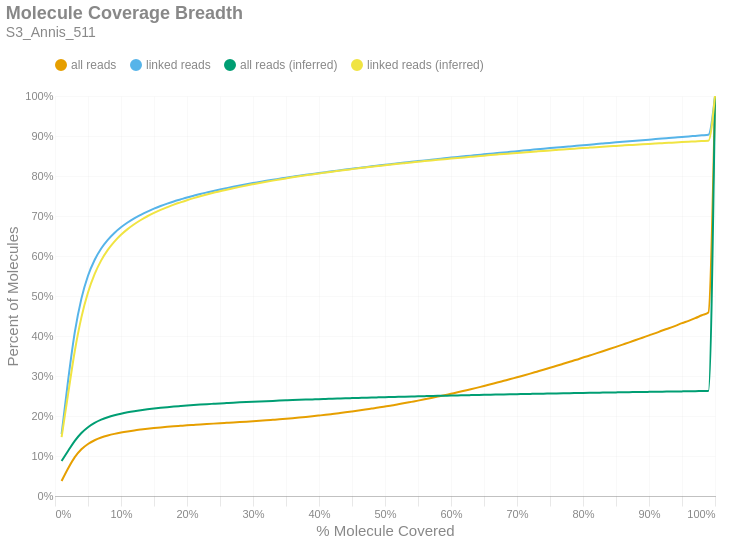

This figure's notebook cell:
### Markdown cell above
### Molecule Read Coverage
This chart shows molecule coverage breadth as computed by the number of bases aligned to that molecule. In other words, "*how much of each unique long molecule is actually sequenced/aligned?*" Keep in mind there is a distinction between sequences and alignments, since some sequences belonging to a particular molecule may not align well and wouldn't appear in the alignment data. This chart also shows molecule coverage breadth as computed by the *inferred fragment* from which the aligned sequences originate. Unlike read coverage, this calculation takes into account the total insert size, including unsequenced gaps between the forward and reverse reads. Like the previous figures, these are cumulative percents.

### Code cell
if SKIPLR:
    print_html(f"Skipped")
else:
    binned_df = consolidated_hist(valids['coverage_bp'], mask, 0.01, True)
    binned_df_inf = consolidated_hist(valids['coverage_inserts'], mask, 0.01, True)
    binned_df = binned_df.with_columns(pl.lit(binned_df_inf['all reads (cumsum)']).alias('all reads (inferred)'))
    binned_df = binned_df.with_columns(pl.lit(binned_df_inf['linked reads (cumsum)']).alias('linked reads (inferred)'))
    binned_df = binned_df.with_columns(
        (pl.col('bin').cast(pl.Float64) + 0.01).alias('right_edge')
    )

    with SafeRender(binned_df):
        (
            density_plot(binned_df, 'Molecule Coverage Breadth', samplename, 'molcov', ['all reads (inferred)','linked reads (inferred)'])
            .encode(
                #x=alt.X('bin:Q', title="% Molecule Covered").axis(format = '%').scale(padding=0),
                x=alt.X('right_edge:Q', title="% Molecule Covered").axis(format='%').scale(padding=0),
                y=alt.Y('value:Q', title='Percent of Molecules')
                    .axis(format='%')
                    .stack(False)
                    .scale(domainMin=0, padding=0),
                color=alt.Color("key:N").scale(domain = ["all reads", "linked reads", "all reads (inferred)", "linked reads (inferred)"]),
                tooltip = [
                    alt.Tooltip("key:N", title = "Data Type"),
                    alt.Tooltip("range_label:N", title="% Molecule Covered"),
                    alt.Tooltip("value:Q", format = ".2%", title="% Molecules")
                ]
            )
        ).display()

### Figure 1 — Vega-Lite specification as saved in the notebook (floating-point values rounded to 4 significant figures)
{"width": "container", "height": 400, "config": {"title": {"anchor": "start", "dy": -15, "fontSize": 18, "color": "#888888", "subtitleColor": "#888888", "subtitleFontSize": 14}, "arc": {"fill": "#0072B2"}, "axis": {"domainColor": "#888888", "domainWidth": 0.5, "gridWidth": 0.2, "grid": false, "titleFontWeight": 400, "titleFontSize": 15, "labelFontSize": 11, "labelColor": "#888888", "tickColor": "#888888", "tickWidth": 0.2, "titleColor": "#888888"}, "axisBand": {"grid": false}, "axisX": {"grid": true, "tickSize": 10, "domainCap": "round"}, "axisY": {"domain": false, "grid": true, "tickSize": 0, "domainCap": "round"}, "background": "transparent", "header": {"labelFontSize": 15, "labelColor": "#888888", "titleFontSize": 15, "titleFontWeight": 600, "titleColor": "#888888"}, "legend": {"labelFont": "sans-serif", "labelFontSize": 12, "labelColor": "#888888", "symbolSize": 100, "symbolType": "circle", "titleFontSize": 12, "titlePadding": 10, "titleColor": "#888888", "title": null, "orient": "top"}, "range": {"category": ["#E69F00", "#56B4E9", "#009E73", "#F0E442", "#0072B2", "#D55E00", "#CC79A7", "#000000"], "diverging": ["#cfe8f3", "#a2d4ec", "#73bfe2", "#46abdb", "#1696d2", "#12719e"]}, "area": {"fill": "#0072B2", "fillOpacity": 0.7, "line": true, "strokeOpacity": 0.7}, "line": {"color": "#0072B2", "stroke": "#0072B2", "strokeWidth": 2}, "trail": {"color": "#0072B2", "stroke": "#0072B2", "strokeWidth": 0, "size": 1}, "point": {"filled": true, "fillOpacity": 1.0, "size": 95}, "text": {"color": "#888888", "fontSize": 11, "align": "right", "fontWeight": 400, "size": 11}, "bar": {"fill": "#0072B2", "stroke": null}, "view": {"stroke": null, "continuousWidth": 660, "continuousHeight": 400}}, "data": {"name": "data-ab3c644905dd741b0a439024a16f8f65"}, "mark": {"type": "line", "interpolate": "monotone", "point": {"opacity": 0, "size": 275}}, "encoding": {"color": {"field": "key", "scale": {"domain": ["all reads", "linked reads", "all reads (inferred)", "linked reads (inferred)"]}, "type": "nominal"}, "tooltip": [{"field": "key", "title": "Data Type", "type": "nominal"}, {"field": "range_label", "title": "% Molecule Covered", "type": "nominal"}, {"field": "value", "format": ".2%", "title": "% Molecules", "type": "quantitative"}], "x": {"axis": {"format": "%"}, "field": "right_edge", "scale": {"padding": 0}, "title": "% Molecule Covered", "type": "quantitative"}, "y": {"axis": {"format": "%"}, "field": "value", "scale": {"domainMin": 0, "padding": 0}, "stack": false, "title": "Percent of Molecules", "type": "quantitative"}}, "params": [{"name": "param_c36ac31b6afebe62", "select": {"type": "point", "fields": ["key"]}, "bind": "legend"}], "title": {"text": "Molecule Coverage Breadth", "subtitle": "S3_Annis_511"}, "transform": [{"fold": ["all reads (cumsum)", "linked reads (cumsum)", "all reads (inferred)", "linked reads (inferred)"]}, {"calculate": "replace(datum.key, ' (cumsum)', '')", "as": "key"}, {"filter": {"param": "param_c36ac31b6afebe62"}}], "usermeta": {"embedOptions": {"downloadFileName": "S3_Annis_511.molcov"}}, "$schema": "https://vega.github.io/schema/vega-lite/v6.1.0.json", "datasets": {"data-ab3c644905dd741b0a439024a16f8f65": [{"bin": "0.0", "interval": "0.0-0.01", "all reads": 0.0375, "linked reads": 0.1548, "all reads (cumsum)": 0.0375, "linked reads (cumsum)": 0.1548, "range_label": "0.0-0.01", "all reads (inferred)": 0.08765, "linked reads (inferred)": 0.1472, "right_edge": 0.01}, {"bin": "0.01", "interval": "0.01-0.02", "all reads": 0.0319, "linked reads": 0.1362, "all reads (cumsum)": 0.0694, "linked reads (cumsum)": 0.291, "range_label": "0.01-0.02", "all reads (inferred)": 0.1132, "linked reads (inferred)": 0.2564, "right_edge": 0.02}, {"bin": "0.02", "interval": "0.02-0.03", "all reads": 0.02771, "linked reads": 0.1186, "all reads (cumsum)": 0.09711, "linked reads (cumsum)": 0.4096, "range_label": "0.02-0.03", "all reads (inferred)": 0.138, "linked reads (inferred)": 0.3626, "right_edge": 0.03}, {"bin": "0.03", "interval": "0.03-0.04", "all reads": 0.0196, "linked reads": 0.08382, "all reads (cumsum)": 0.1167, "linked reads (cumsum)": 0.4935, "range_label": "0.03-0.04", "all reads (inferred)": 0.1576, "linked reads (inferred)": 0.4466, "right_edge": 0.04}, {"bin": "0.04", "interval": "0.04-0.05", "all reads": 0.01339, "linked reads": 0.05714, "all reads (cumsum)": 0.1301, "linked reads (cumsum)": 0.5506, "range_label": "0.04-0.05", "all reads (inferred)": 0.172, "linked reads (inferred)": 0.5086, "right_edge": 0.05}, {"bin": "0.05", "interval": "0.05-0.06", "all reads": 0.009265, "linked reads": 0.03946, "all reads (cumsum)": 0.1394, "linked reads (cumsum)": 0.59, "range_label": "0.05-0.06", "all reads (inferred)": 0.1827, "linked reads (inferred)": 0.5545, "right_edge": 0.06}, {"bin": "0.06", "interval": "0.06-0.07", "all reads": 0.00677, "linked reads": 0.02879, "all reads (cumsum)": 0.1461, "linked reads (cumsum)": 0.6188, "range_label": "0.06-0.07", "all reads (inferred)": 0.1908, "linked reads (inferred)": 0.5891, "right_edge": 0.07}, {"bin": "0.07", "interval": "0.07-0.08", "all reads": 0.005095, "linked reads": 0.0216, "all reads (cumsum)": 0.1512, "linked reads (cumsum)": 0.6404, "range_label": "0.07-0.08", "all reads (inferred)": 0.197, "linked reads (inferred)": 0.6154, "right_edge": 0.08}, {"bin": "0.08", "interval": "0.08-0.09", "all reads": 0.004092, "linked reads": 0.01727, "all reads (cumsum)": 0.1553, "linked reads (cumsum)": 0.6577, "range_label": "0.08-0.09", "all reads (inferred)": 0.2018, "linked reads (inferred)": 0.6361, "right_edge": 0.09}, {"bin": "0.09", "interval": "0.09-0.1", "all reads": 0.003368, "linked reads": 0.01416, "all reads (cumsum)": 0.1587, "linked reads (cumsum)": 0.6719, "range_label": "0.09-0.1", "all reads (inferred)": 0.2058, "linked reads (inferred)": 0.6532, "right_edge": 0.1}, {"bin": "0.1", "interval": "0.1-0.11", "all reads": 0.002841, "linked reads": 0.01192, "all reads (cumsum)": 0.1615, "linked reads (cumsum)": 0.6838, "range_label": "0.1-0.11", "all reads (inferred)": 0.2092, "linked reads (inferred)": 0.6673, "right_edge": 0.11}, {"bin": "0.11", "interval": "0.11-0.12", "all reads": 0.002493, "linked reads": 0.01043, "all reads (cumsum)": 0.164, "linked reads (cumsum)": 0.6942, "range_label": "0.11-0.12", "all reads (inferred)": 0.212, "linked reads (inferred)": 0.6793, "right_edge": 0.12}, {"bin": "0.12", "interval": "0.12-0.13", "all reads": 0.002118, "linked reads": 0.008839, "all reads (cumsum)": 0.1661, "linked reads (cumsum)": 0.7031, "range_label": "0.12-0.13", "all reads (inferred)": 0.2145, "linked reads (inferred)": 0.69, "right_edge": 0.13}, {"bin": "0.13", "interval": "0.13-0.14", "all reads": 0.00195, "linked reads": 0.008069, "all reads (cumsum)": 0.1681, "linked reads (cumsum)": 0.7111, "range_label": "0.13-0.14", "all reads (inferred)": 0.2167, "linked reads (inferred)": 0.6994, "right_edge": 0.14}, {"bin": "0.14", "interval": "0.14-0.15", "all reads": 0.001751, "linked reads": 0.00727, "all reads (cumsum)": 0.1698, "linked reads (cumsum)": 0.7184, "range_label": "0.14-0.15", "all reads (inferred)": 0.2186, "linked reads (inferred)": 0.7077, "right_edge": 0.15}, {"bin": "0.15", "interval": "0.15-0.16", "all reads": 0.001564, "linked reads": 0.006459, "all reads (cumsum)": 0.1714, "linked reads (cumsum)": 0.7248, "range_label": "0.15-0.16", "all reads (inferred)": 0.2204, "linked reads (inferred)": 0.7152, "right_edge": 0.16}, {"bin": "0.16", "interval": "0.16-0.17", "all reads": 0.001461, "linked reads": 0.005953, "all reads (cumsum)": 0.1729, "linked reads (cumsum)": 0.7308, "range_label": "0.16-0.17", "all reads (inferred)": 0.222, "linked reads (inferred)": 0.7219, "right_edge": 0.17}, {"bin": "0.17", "interval": "0.17-0.18", "all reads": 0.00136, "linked reads": 0.005524, "all reads (cumsum)": 0.1742, "linked reads (cumsum)": 0.7363, "range_label": "0.17-0.18", "all reads (inferred)": 0.2235, "linked reads (inferred)": 0.7284, "right_edge": 0.18}, {"bin": "0.18", "interval": "0.18-0.19", "all reads": 0.001237, "linked reads": 0.004956, "all reads (cumsum)": 0.1755, "linked reads (cumsum)": 0.7413, "range_label": "0.18-0.19", "all reads (inferred)": 0.2249, "linked reads (inferred)": 0.7341, "right_edge": 0.19}, {"bin": "0.19", "interval": "0.19-0.2", "all reads": 0.001231, "linked reads": 0.004908, "all reads (cumsum)": 0.1767, "linked reads (cumsum)": 0.7462, "range_label": "0.19-0.2", "all reads (inferred)": 0.2262, "linked reads (inferred)": 0.7396, "right_edge": 0.2}, {"bin": "0.2", "interval": "0.2-0.21", "all reads": 0.001105, "linked reads": 0.004378, "all reads (cumsum)": 0.1778, "linked reads (cumsum)": 0.7506, "range_label": "0.2-0.21", "all reads (inferred)": 0.2274, "linked reads (inferred)": 0.7446, "right_edge": 0.21}, {"bin": "0.21", "interval": "0.21-0.22", "all reads": 0.001098, "linked reads": 0.004307, "all reads (cumsum)": 0.1789, "linked reads (cumsum)": 0.7549, "range_label": "0.21-0.22", "all reads (inferred)": 0.2285, "linked reads (inferred)": 0.7494, "right_edge": 0.22}, {"bin": "0.22", "interval": "0.22-0.23", "all reads": 0.001035, "linked reads": 0.003957, "all reads (cumsum)": 0.1799, "linked reads (cumsum)": 0.7588, "range_label": "0.22-0.23", "all reads (inferred)": 0.2296, "linked reads (inferred)": 0.7539, "right_edge": 0.23}, {"bin": "0.23", "interval": "0.23-0.24", "all reads": 0.001004, "linked reads": 0.00381, "all reads (cumsum)": 0.1809, "linked reads (cumsum)": 0.7626, "range_label": "0.23-0.24", "all reads (inferred)": 0.2305, "linked reads (inferred)": 0.7579, "right_edge": 0.24}, {"bin": "0.24", "interval": "0.24-0.25", "all reads": 0.0009791, "linked reads": 0.00361, "all reads (cumsum)": 0.1819, "linked reads (cumsum)": 0.7663, "range_label": "0.24-0.25", "all reads (inferred)": 0.2315, "linked reads (inferred)": 0.762, "right_edge": 0.25}, {"bin": "0.25", "interval": "0.25-0.26", "all reads": 0.0009362, "linked reads": 0.0034, "all reads (cumsum)": 0.1829, "linked reads (cumsum)": 0.7697, "range_label": "0.25-0.26", "all reads (inferred)": 0.2324, "linked reads (inferred)": 0.7656, "right_edge": 0.26}, {"bin": "0.26", "interval": "0.26-0.27", "all reads": 0.0009373, "linked reads": 0.003301, "all reads (cumsum)": 0.1838, "linked reads (cumsum)": 0.773, "range_label": "0.26-0.27", "all reads (inferred)": 0.2332, "linked reads (inferred)": 0.7693, "right_edge": 0.27}, {"bin": "0.27", "interval": "0.27-0.28", "all reads": 0.0009807, "linked reads": 0.00323, "all reads (cumsum)": 0.1848, "linked reads (cumsum)": 0.7762, "range_label": "0.27-0.28", "all reads (inferred)": 0.2341, "linked reads (inferred)": 0.7728, "right_edge": 0.28}, {"bin": "0.28", "interval": "0.28-0.29", "all reads": 0.001034, "linked reads": 0.003123, "all reads (cumsum)": 0.1858, "linked reads (cumsum)": 0.7793, "range_label": "0.28-0.29", "all reads (inferred)": 0.2349, "linked reads (inferred)": 0.7762, "right_edge": 0.29}, {"bin": "0.29", "interval": "0.29-0.3", "all reads": 0.001067, "linked reads": 0.00295, "all reads (cumsum)": 0.1869, "linked reads (cumsum)": 0.7823, "range_label": "0.29-0.3", "all reads (inferred)": 0.2356, "linked reads (inferred)": 0.7794, "right_edge": 0.3}, {"bin": "0.3", "interval": "0.3-0.31", "all reads": 0.001122, "linked reads": 0.002802, "all reads (cumsum)": 0.188, "linked reads (cumsum)": 0.7851, "range_label": "0.3-0.31", "all reads (inferred)": 0.2364, "linked reads (inferred)": 0.7825, "right_edge": 0.31}, {"bin": "0.31", "interval": "0.31-0.32", "all reads": 0.001195, "linked reads": 0.00285, "all reads (cumsum)": 0.1892, "linked reads (cumsum)": 0.7879, "range_label": "0.31-0.32", "all reads (inferred)": 0.2371, "linked reads (inferred)": 0.7856, "right_edge": 0.32}, {"bin": "0.32", "interval": "0.32-0.33", "all reads": 0.001288, "linked reads": 0.002738, "all reads (cumsum)": 0.1905, "linked reads (cumsum)": 0.7906, "range_label": "0.32-0.33", "all reads (inferred)": 0.2378, "linked reads (inferred)": 0.7884, "right_edge": 0.33}, {"bin": "0.33", "interval": "0.33-0.34", "all reads": 0.001293, "linked reads": 0.002519, "all reads (cumsum)": 0.1918, "linked reads (cumsum)": 0.7932, "range_label": "0.33-0.34", "all reads (inferred)": 0.2385, "linked reads (inferred)": 0.7912, "right_edge": 0.34}, {"bin": "0.34", "interval": "0.34-0.35", "all reads": 0.001372, "linked reads": 0.002564, "all reads (cumsum)": 0.1931, "linked reads (cumsum)": 0.7957, "range_label": "0.34-0.35", "all reads (inferred)": 0.2391, "linked reads (inferred)": 0.794, "right_edge": 0.35}, {"bin": "0.35", "interval": "0.35-0.36", "all reads": 0.001445, "linked reads": 0.002392, "all reads (cumsum)": 0.1946, "linked reads (cumsum)": 0.7981, "range_label": "0.35-0.36", "all reads (inferred)": 0.2398, "linked reads (inferred)": 0.7966, "right_edge": 0.36}, {"bin": "0.36", "interval": "0.36-0.37", "all reads": 0.001547, "linked reads": 0.002413, "all reads (cumsum)": 0.1961, "linked reads (cumsum)": 0.8005, "range_label": "0.36-0.37", "all reads (inferred)": 0.2404, "linked reads (inferred)": 0.7992, "right_edge": 0.37}, {"bin": "0.37", "interval": "0.37-0.38", "all reads": 0.0016, "linked reads": 0.002333, "all reads (cumsum)": 0.1977, "linked reads (cumsum)": 0.8029, "range_label": "0.37-0.38", "all reads (inferred)": 0.241, "linked reads (inferred)": 0.8016, "right_edge": 0.38}, {"bin": "0.38", "interval": "0.38-0.39", "all reads": 0.00168, "linked reads": 0.00228, "all reads (cumsum)": 0.1994, "linked reads (cumsum)": 0.8051, "range_label": "0.38-0.39", "all reads (inferred)": 0.2415, "linked reads (inferred)": 0.804, "right_edge": 0.39}, {"bin": "0.39", "interval": "0.39-0.4", "all reads": 0.001782, "linked reads": 0.002198, "all reads (cumsum)": 0.2012, "linked reads (cumsum)": 0.8073, "range_label": "0.39-0.4", "all reads (inferred)": 0.2421, "linked reads (inferred)": 0.8064, "right_edge": 0.4}, {"bin": "0.4", "interval": "0.4-0.41", "all reads": 0.001825, "linked reads": 0.002234, "all reads (cumsum)": 0.203, "linked reads (cumsum)": 0.8096, "range_label": "0.4-0.41", "all reads (inferred)": 0.2426, "linked reads (inferred)": 0.8086, "right_edge": 0.41}, {"bin": "0.41", "interval": "0.41-0.42", "all reads": 0.001977, "linked reads": 0.002302, "all reads (cumsum)": 0.205, "linked reads (cumsum)": 0.8119, "range_label": "0.41-0.42", "all reads (inferred)": 0.2432, "linked reads (inferred)": 0.8109, "right_edge": 0.42}, {"bin": "0.42", "interval": "0.42-0.43", "all reads": 0.002024, "linked reads": 0.002095, "all reads (cumsum)": 0.207, "linked reads (cumsum)": 0.814, "range_label": "0.42-0.43", "all reads (inferred)": 0.2437, "linked reads (inferred)": 0.813, "right_edge": 0.43}, {"bin": "0.43", "interval": "0.43-0.44", "all reads": 0.002069, "linked reads": 0.002086, "all reads (cumsum)": 0.2091, "linked reads (cumsum)": 0.8161, "range_label": "0.43-0.44", "all reads (inferred)": 0.2442, "linked reads (inferred)": 0.8151, "right_edge": 0.44}, {"bin": "0.44", "interval": "0.44-0.45", "all reads": 0.002219, "linked reads": 0.002045, "all reads (cumsum)": 0.2113, "linked reads (cumsum)": 0.8181, "range_label": "0.44-0.45", "all reads (inferred)": 0.2447, "linked reads (inferred)": 0.8172, "right_edge": 0.45}, {"bin": "0.45", "interval": "0.45-0.46", "all reads": 0.002292, "linked reads": 0.001985, "all reads (cumsum)": 0.2136, "linked reads (cumsum)": 0.8201, "range_label": "0.45-0.46", "all reads (inferred)": 0.2452, "linked reads (inferred)": 0.8192, "right_edge": 0.46}, {"bin": "0.46", "interval": "0.46-0.47", "all reads": 0.00239, "linked reads": 0.002029, "all reads (cumsum)": 0.216, "linked reads (cumsum)": 0.8221, "range_label": "0.46-0.47", "all reads (inferred)": 0.2457, "linked reads (inferred)": 0.8212, "right_edge": 0.47}, {"bin": "0.47", "interval": "0.47-0.48", "all reads": 0.002539, "linked reads": 0.00199, "all reads (cumsum)": 0.2185, "linked reads (cumsum)": 0.8241, "range_label": "0.47-0.48", "all reads (inferred)": 0.2461, "linked reads (inferred)": 0.8232, "right_edge": 0.48}, {"bin": "0.48", "interval": "0.48-0.49", "all reads": 0.002493, "linked reads": 0.001914, "all reads (cumsum)": 0.221, "linked reads (cumsum)": 0.826, "range_label": "0.48-0.49", "all reads (inferred)": 0.2466, "linked reads (inferred)": 0.825, "right_edge": 0.49}, {"bin": "0.49", "interval": "0.49-0.5", "all reads": 0.00285, "linked reads": 0.00191, "all reads (cumsum)": 0.2239, "linked reads (cumsum)": 0.8279, "range_label": "0.49-0.5", "all reads (inferred)": 0.2471, "linked reads (inferred)": 0.8269, "right_edge": 0.5}, {"bin": "0.5", "interval": "0.5-0.51", "all reads": 0.002555, "linked reads": 0.001863, "all reads (cumsum)": 0.2264, "linked reads (cumsum)": 0.8298, "range_label": "0.5-0.51", "all reads (inferred)": 0.2475, "linked reads (inferred)": 0.8287, "right_edge": 0.51}, {"bin": "0.51", "interval": "0.51-0.52", "all reads": 0.002926, "linked reads": 0.001847, "all reads (cumsum)": 0.2294, "linked reads (cumsum)": 0.8316, "range_label": "0.51-0.52", "all reads (inferred)": 0.2479, "linked reads (inferred)": 0.8305, "right_edge": 0.52}, {"bin": "0.52", "interval": "0.52-0.53", "all reads": 0.002891, "linked reads": 0.00188, "all reads (cumsum)": 0.2322, "linked reads (cumsum)": 0.8335, "range_label": "0.52-0.53", "all reads (inferred)": 0.2483, "linked reads (inferred)": 0.8322, "right_edge": 0.53}, {"bin": "0.53", "interval": "0.53-0.54", "all reads": 0.003093, "linked reads": 0.001922, "all reads (cumsum)": 0.2353, "linked reads (cumsum)": 0.8354, "range_label": "0.53-0.54", "all reads (inferred)": 0.2488, "linked reads (inferred)": 0.8339, "right_edge": 0.54}, {"bin": "0.54", "interval": "0.54-0.55", "all reads": 0.003082, "linked reads": 0.00181, "all reads (cumsum)": 0.2384, "linked reads (cumsum)": 0.8373, "range_label": "0.54-0.55", "all reads (inferred)": 0.2492, "linked reads (inferred)": 0.8355, "right_edge": 0.55}, {"bin": "0.55", "interval": "0.55-0.56", "all reads": 0.003252, "linked reads": 0.001777, "all reads (cumsum)": 0.2417, "linked reads (cumsum)": 0.839, "range_label": "0.55-0.56", "all reads (inferred)": 0.2496, "linked reads (inferred)": 0.8372, "right_edge": 0.56}, {"bin": "0.56", "interval": "0.56-0.57", "all reads": 0.003343, "linked reads": 0.001784, "all reads (cumsum)": 0.245, "linked reads (cumsum)": 0.8408, "range_label": "0.56-0.57", "all reads (inferred)": 0.25, "linked reads (inferred)": 0.8388, "right_edge": 0.57}, {"bin": "0.57", "interval": "0.57-0.58", "all reads": 0.00342, "linked reads": 0.001716, "all reads (cumsum)": 0.2484, "linked reads (cumsum)": 0.8425, "range_label": "0.57-0.58", "all reads (inferred)": 0.2504, "linked reads (inferred)": 0.8404, "right_edge": 0.58}, {"bin": "0.58", "interval": "0.58-0.59", "all reads": 0.003468, "linked reads": 0.001703, "all reads (cumsum)": 0.2519, "linked reads (cumsum)": 0.8442, "range_label": "0.58-0.59", "all reads (inferred)": 0.2507, "linked reads (inferred)": 0.8419, "right_edge": 0.59}, {"bin": "0.59", "interval": "0.59-0.6", "all reads": 0.003693, "linked reads": 0.001737, "all reads (cumsum)": 0.2556, "linked reads (cumsum)": 0.846, "range_label": "0.59-0.6", "all reads (inferred)": 0.2511, "linked reads (inferred)": 0.8435, "right_edge": 0.6}, {"bin": "0.6", "interval": "0.6-0.61", "all reads": 0.00361, "linked reads": 0.001626, "all reads (cumsum)": 0.2592, "linked reads (cumsum)": 0.8476, "range_label": "0.6-0.61", "all reads (inferred)": 0.2515, "linked reads (inferred)": 0.845, "right_edge": 0.61}, {"bin": "0.61", "interval": "0.61-0.62", "all reads": 0.003869, "linked reads": 0.001666, "all reads (cumsum)": 0.2631, "linked reads (cumsum)": 0.8493, "range_label": "0.61-0.62", "all reads (inferred)": 0.2519, "linked reads (inferred)": 0.8465, "right_edge": 0.62}, {"bin": "0.62", "interval": "0.62-0.63", "all reads": 0.003847, "linked reads": 0.001654, "all reads (cumsum)": 0.2669, "linked reads (cumsum)": 0.8509, "range_label": "0.62-0.63", "all reads (inferred)": 0.2522, "linked reads (inferred)": 0.8479, "right_edge": 0.63}, {"bin": "0.63", "interval": "0.63-0.64", "all reads": 0.004032, "linked reads": 0.001575, "all reads (cumsum)": 0.271, "linked reads (cumsum)": 0.8525, "range_label": "0.63-0.64", "all reads (inferred)": 0.2526, "linked reads (inferred)": 0.8494, "right_edge": 0.64}, {"bin": "0.64", "interval": "0.64-0.65", "all reads": 0.004047, "linked reads": 0.001655, "all reads (cumsum)": 0.275, "linked reads (cumsum)": 0.8541, "range_label": "0.64-0.65", "all reads (inferred)": 0.2529, "linked reads (inferred)": 0.8509, "right_edge": 0.65}, {"bin": "0.65", "interval": "0.65-0.66", "all reads": 0.004325, "linked reads": 0.001578, "all reads (cumsum)": 0.2793, "linked reads (cumsum)": 0.8557, "range_label": "0.65-0.66", "all reads (inferred)": 0.2533, "linked reads (inferred)": 0.8523, "right_edge": 0.66}, {"bin": "0.66", "interval": "0.66-0.67", "all reads": 0.004193, "linked reads": 0.001549, "all reads (cumsum)": 0.2835, "linked reads (cumsum)": 0.8573, "range_label": "0.66-0.67", "all reads (inferred)": 0.2536, "linked reads (inferred)": 0.8537, "right_edge": 0.67}, {"bin": "0.67", "interval": "0.67-0.68", "all reads": 0.004396, "linked reads": 0.001619, "all reads (cumsum)": 0.2879, "linked reads (cumsum)": 0.8589, "range_label": "0.67-0.68", "all reads (inferred)": 0.254, "linked reads (inferred)": 0.8551, "right_edge": 0.68}, {"bin": "0.68", "interval": "0.68-0.69", "all reads": 0.00438, "linked reads": 0.001485, "all reads (cumsum)": 0.2923, "linked reads (cumsum)": 0.8604, "range_label": "0.68-0.69", "all reads (inferred)": 0.2543, "linked reads (inferred)": 0.8564, "right_edge": 0.69}, {"bin": "0.69", "interval": "0.69-0.7", "all reads": 0.00456, "linked reads": 0.001607, "all reads (cumsum)": 0.2969, "linked reads (cumsum)": 0.862, "range_label": "0.69-0.7", "all reads (inferred)": 0.2546, "linked reads (inferred)": 0.8577, "right_edge": 0.7}, {"bin": "0.7", "interval": "0.7-0.71", "all reads": 0.004438, "linked reads": 0.001605, "all reads (cumsum)": 0.3013, "linked reads (cumsum)": 0.8636, "range_label": "0.7-0.71", "all reads (inferred)": 0.2549, "linked reads (inferred)": 0.859, "right_edge": 0.71}, {"bin": "0.71", "interval": "0.71-0.72", "all reads": 0.004658, "linked reads": 0.001512, "all reads (cumsum)": 0.3059, "linked reads (cumsum)": 0.8651, "range_label": "0.71-0.72", "all reads (inferred)": 0.2553, "linked reads (inferred)": 0.8603, "right_edge": 0.72}, {"bin": "0.72", "interval": "0.72-0.73", "all reads": 0.004792, "linked reads": 0.001572, "all reads (cumsum)": 0.3107, "linked reads (cumsum)": 0.8667, "range_label": "0.72-0.73", "all reads (inferred)": 0.2556, "linked reads (inferred)": 0.8615, "right_edge": 0.73}, {"bin": "0.73", "interval": "0.73-0.74", "all reads": 0.004795, "linked reads": 0.001543, "all reads (cumsum)": 0.3155, "linked reads (cumsum)": 0.8682, "range_label": "0.73-0.74", "all reads (inferred)": 0.2559, "linked reads (inferred)": 0.8627, "right_edge": 0.74}, {"bin": "0.74", "interval": "0.74-0.75", "all reads": 0.005115, "linked reads": 0.001572, "all reads (cumsum)": 0.3206, "linked reads (cumsum)": 0.8698, "range_label": "0.74-0.75", "all reads (inferred)": 0.2562, "linked reads (inferred)": 0.8639, "right_edge": 0.75}, {"bin": "0.75", "interval": "0.75-0.76", "all reads": 0.00481, "linked reads": 0.00135, "all reads (cumsum)": 0.3255, "linked reads (cumsum)": 0.8711, "range_label": "0.75-0.76", "all reads (inferred)": 0.2565, "linked reads (inferred)": 0.8651, "right_edge": 0.76}, {"bin": "0.76", "interval": "0.76-0.77", "all reads": 0.004996, "linked reads": 0.001484, "all reads (cumsum)": 0.3305, "linked reads (cumsum)": 0.8726, "range_label": "0.76-0.77", "all reads (inferred)": 0.2568, "linked reads (inferred)": 0.8663, "right_edge": 0.77}, {"bin": "0.77", "interval": "0.77-0.78", "all reads": 0.005051, "linked reads": 0.001422, "all reads (cumsum)": 0.3355, "linked reads (cumsum)": 0.874, "range_label": "0.77-0.78", "all reads (inferred)": 0.2571, "linked reads (inferred)": 0.8675, "right_edge": 0.78}, {"bin": "0.78", "interval": "0.78-0.79", "all reads": 0.005103, "linked reads": 0.001403, "all reads (cumsum)": 0.3406, "linked reads (cumsum)": 0.8755, "range_label": "0.78-0.79", "all reads (inferred)": 0.2574, "linked reads (inferred)": 0.8687, "right_edge": 0.79}, {"bin": "0.79", "interval": "0.79-0.8", "all reads": 0.005509, "linked reads": 0.00148, "all reads (cumsum)": 0.3461, "linked reads (cumsum)": 0.8769, "range_label": "0.79-0.8", "all reads (inferred)": 0.2577, "linked reads (inferred)": 0.8699, "right_edge": 0.8}, {"bin": "0.8", "interval": "0.8-0.81", "all reads": 0.005009, "linked reads": 0.001369, "all reads (cumsum)": 0.3511, "linked reads (cumsum)": 0.8783, "range_label": "0.8-0.81", "all reads (inferred)": 0.258, "linked reads (inferred)": 0.871, "right_edge": 0.81}, {"bin": "0.81", "interval": "0.81-0.82", "all reads": 0.005351, "linked reads": 0.001446, "all reads (cumsum)": 0.3565, "linked reads (cumsum)": 0.8797, "range_label": "0.81-0.82", "all reads (inferred)": 0.2582, "linked reads (inferred)": 0.872, "right_edge": 0.82}, {"bin": "0.82", "interval": "0.82-0.83", "all reads": 0.005435, "linked reads": 0.001466, "all reads (cumsum)": 0.3619, "linked reads (cumsum)": 0.8812, "range_label": "0.82-0.83", "all reads (inferred)": 0.2585, "linked reads (inferred)": 0.8732, "right_edge": 0.83}, {"bin": "0.83", "interval": "0.83-0.84", "all reads": 0.005495, "linked reads": 0.001468, "all reads (cumsum)": 0.3674, "linked reads (cumsum)": 0.8827, "range_label": "0.83-0.84", "all reads (inferred)": 0.2588, "linked reads (inferred)": 0.8742, "right_edge": 0.84}, {"bin": "0.84", "interval": "0.84-0.85", "all reads": 0.005531, "linked reads": 0.001398, "all reads (cumsum)": 0.3729, "linked reads (cumsum)": 0.8841, "range_label": "0.84-0.85", "all reads (inferred)": 0.2591, "linked reads (inferred)": 0.8753, "right_edge": 0.85}, {"bin": "0.85", "interval": "0.85-0.86", "all reads": 0.005596, "linked reads": 0.001342, "all reads (cumsum)": 0.3785, "linked reads (cumsum)": 0.8854, "range_label": "0.85-0.86", "all reads (inferred)": 0.2593, "linked reads (inferred)": 0.8763, "right_edge": 0.86}, {"bin": "0.86", "interval": "0.86-0.87", "all reads": 0.005563, "linked reads": 0.001382, "all reads (cumsum)": 0.3841, "linked reads (cumsum)": 0.8868, "range_label": "0.86-0.87", "all reads (inferred)": 0.2596, "linked reads (inferred)": 0.8773, "right_edge": 0.87}, {"bin": "0.87", "interval": "0.87-0.88", "all reads": 0.005884, "linked reads": 0.001351, "all reads (cumsum)": 0.39, "linked reads (cumsum)": 0.8882, "range_label": "0.87-0.88", "all reads (inferred)": 0.2598, "linked reads (inferred)": 0.8783, "right_edge": 0.88}, {"bin": "0.88", "interval": "0.88-0.89", "all reads": 0.005736, "linked reads": 0.001391, "all reads (cumsum)": 0.3957, "linked reads (cumsum)": 0.8895, "range_label": "0.88-0.89", "all reads (inferred)": 0.2601, "linked reads (inferred)": 0.8793, "right_edge": 0.89}, {"bin": "0.89", "interval": "0.89-0.9", "all reads": 0.005911, "linked reads": 0.001356, "all reads (cumsum)": 0.4016, "linked reads (cumsum)": 0.8909, "range_label": "0.89-0.9", "all reads (inferred)": 0.2603, "linked reads (inferred)": 0.8802, "right_edge": 0.9}, {"bin": "0.9", "interval": "0.9-0.91", "all reads": 0.005591, "linked reads": 0.001337, "all reads (cumsum)": 0.4072, "linked reads (cumsum)": 0.8922, "range_label": "0.9-0.91", "all reads (inferred)": 0.2606, "linked reads (inferred)": 0.8812, "right_edge": 0.91}, {"bin": "0.91", "interval": "0.91-0.92", "all reads": 0.006472, "linked reads": 0.001426, "all reads (cumsum)": 0.4137, "linked reads (cumsum)": 0.8937, "range_label": "0.91-0.92", "all reads (inferred)": 0.2608, "linked reads (inferred)": 0.8821, "right_edge": 0.92}, {"bin": "0.92", "interval": "0.92-0.93", "all reads": 0.005618, "linked reads": 0.001312, "all reads (cumsum)": 0.4193, "linked reads (cumsum)": 0.895, "range_label": "0.92-0.93", "all reads (inferred)": 0.2611, "linked reads (inferred)": 0.883, "right_edge": 0.93}, {"bin": "0.93", "interval": "0.93-0.94", "all reads": 0.006158, "linked reads": 0.001326, "all reads (cumsum)": 0.4255, "linked reads (cumsum)": 0.8963, "range_label": "0.93-0.94", "all reads (inferred)": 0.2613, "linked reads (inferred)": 0.8839, "right_edge": 0.94}, {"bin": "0.94", "interval": "0.94-0.95", "all reads": 0.006654, "linked reads": 0.001309, "all reads (cumsum)": 0.4321, "linked reads (cumsum)": 0.8976, "range_label": "0.94-0.95", "all reads (inferred)": 0.2616, "linked reads (inferred)": 0.8848, "right_edge": 0.95}, {"bin": "0.95", "interval": "0.95-0.96", "all reads": 0.005715, "linked reads": 0.001382, "all reads (cumsum)": 0.4378, "linked reads (cumsum)": 0.899, "range_label": "0.95-0.96", "all reads (inferred)": 0.2618, "linked reads (inferred)": 0.8857, "right_edge": 0.96}, {"bin": "0.96", "interval": "0.96-0.97", "all reads": 0.006673, "linked reads": 0.001282, "all reads (cumsum)": 0.4445, "linked reads (cumsum)": 0.9003, "range_label": "0.96-0.97", "all reads (inferred)": 0.2621, "linked reads (inferred)": 0.8865, "right_edge": 0.97}, {"bin": "0.97", "interval": "0.97-0.98", "all reads": 0.007311, "linked reads": 0.001296, "all reads (cumsum)": 0.4518, "linked reads (cumsum)": 0.9016, "range_label": "0.97-0.98", "all reads (inferred)": 0.2623, "linked reads (inferred)": 0.8874, "right_edge": 0.98}, {"bin": "0.98", "interval": "0.98-0.99", "all reads": 0.006716, "linked reads": 0.001394, "all reads (cumsum)": 0.4585, "linked reads (cumsum)": 0.903, "range_label": "0.98-0.99", "all reads (inferred)": 0.2626, "linked reads (inferred)": 0.8879, "right_edge": 0.99}, {"bin": "0.99", "interval": "0.99-1.0", "all reads": 0.5415, "linked reads": 0.09703, "all reads (cumsum)": 1.0, "linked reads (cumsum)": 1.0, "range_label": "0.99-1.0", "all reads (inferred)": 1.0, "linked reads (inferred)": 1.0, "right_edge": 1.0}]}}
